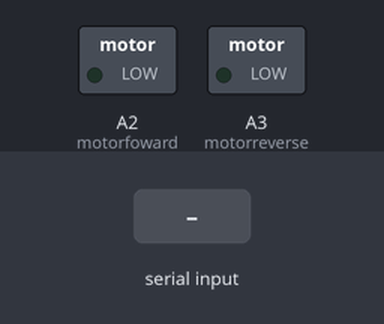
This sketch was run on a simulated Arduino Uno, built with avr-gcc and run on an emulated ATmega328P. Shown: switched loads named in the sketch (green lamp = pin HIGH). Inputs (shaded band) come from the test bench.

Above: at 1.2 s.
1.3 s: "f" received over Serial
At 1.7 s:
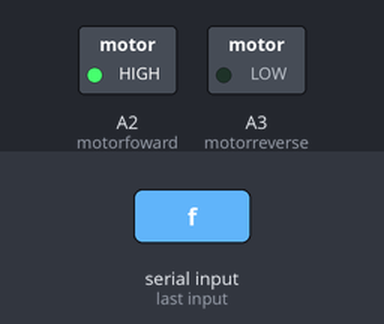
2.8 s: "r" received over Serial
At 4.0 s:
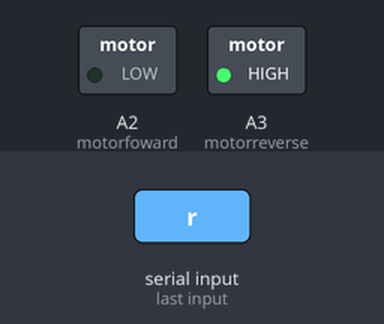
4.3 s: "s" received over Serial
At 5.2 s:
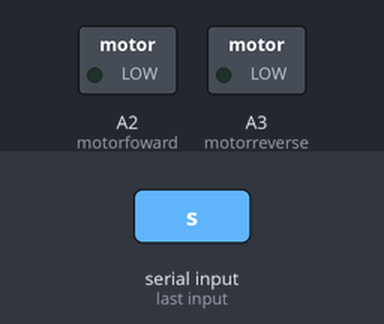
Timing chart, 0 to 7.3 s (numbered marks = the images above; inputs shaded):
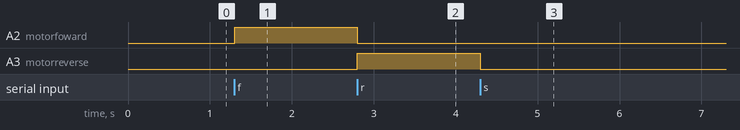

The sketch:

SortingRobot.ino
```cpp
#define motorfoward A2
#define motorreverse A3

char command = 0;  // stores last received command

void setup()
{
  pinMode(motorfoward, OUTPUT);
  pinMode(motorreverse, OUTPUT);

  Serial.begin(9600);
}

void loop()
{
  // Reset command each loop unless a new one arrives
  command = 0;

  // Read serial input if available
  if (Serial.available() > 0)
  {
    command = Serial.read();  // read one character
  }

  // Process received command
  switch (command)
  {
    case 's':  // stop
      digitalWrite(motorfoward, LOW);
      digitalWrite(motorreverse, LOW);
      break;

    case 'f':  // forward
      digitalWrite(motorfoward, HIGH);
      digitalWrite(motorreverse, LOW);
      break;

    case 'r':  // reverse
      digitalWrite(motorfoward, LOW);
      digitalWrite(motorreverse, HIGH);
      break;

    default:
      // No valid command received → do nothing
      break;
  }
}
```

Measured:
- after the input at 1.3 s, A2 (motorfoward): LOW → HIGH at once
- after the input at 2.8 s, A2 (motorfoward): HIGH → LOW at once; A3 (motorreverse): LOW → HIGH at once
- after the input at 4.3 s, A3 (motorreverse): HIGH → LOW at once
